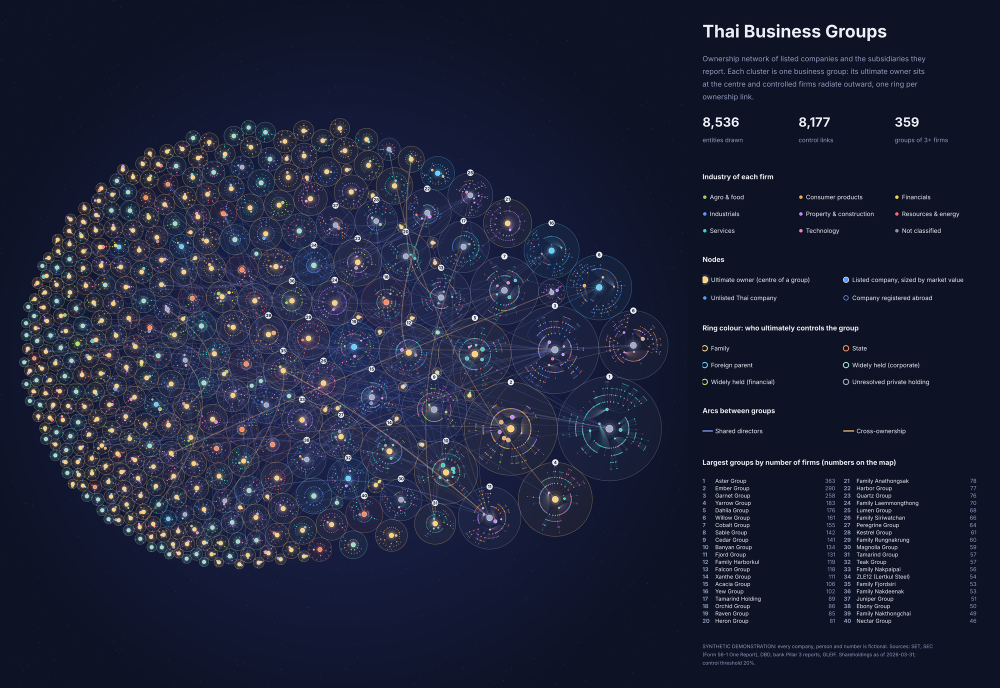
#> input picture docs/images/galaxy_demo.png, 2000 x 1375 px (shown at 1/2 size)
$ python make_banner.py
#> lines starting #> are read from the running program, lines starting #| are printed output that depends on the picture; after the words box and inside, x2 and y2 are one past the last pixel; in counts of white or black regions, pixels touching at a corner belong together
"""README banner -> docs/assets/banner.png, cut from the synthetic galaxy map (docs/images/galaxy_demo.png).

Run after `make docs` refreshes the galaxy map:  .venv/bin/python scripts/make_banner.py
"""
from pathlib import Path

import matplotlib
import numpy as np
from PIL import Image, ImageDraw, ImageFilter

matplotlib.use("Agg")
import matplotlib.pyplot as plt  # noqa: E402

ROOT = Path(__file__).resolve().parent.parent
BG = "#0d1224"                      # background of the galaxy map
W, H = 1680, 624


def main() -> None:
    src = Image.open(ROOT / "docs/images/galaxy_demo.png").convert("RGB")
#> src is the input picture: PIL image 2000x1375 RGB; mean R, G, B 28.6, 33.5, 55.6
    crop = src.crop((20, 215, 1360, 1160))           # the network only, without the legend
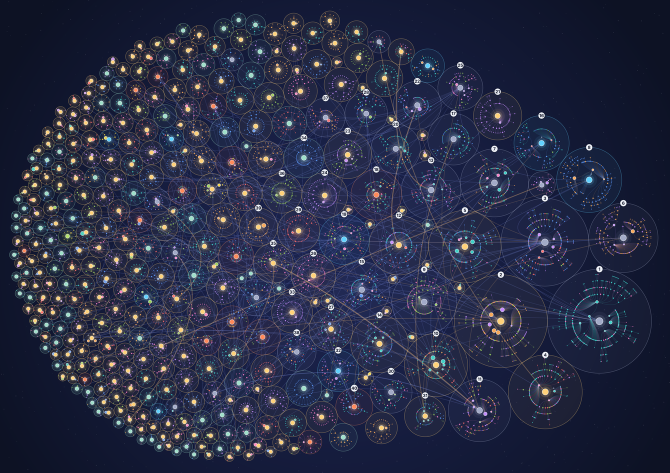
#> crop: PIL image 1340x945 RGB (shown at 1/2 size); mean R, G, B 40.7, 45.5, 70.5
    h = 600
    w = round(crop.width * h / crop.height)
#> w = 851
    crop = crop.resize((w, h), Image.LANCZOS)
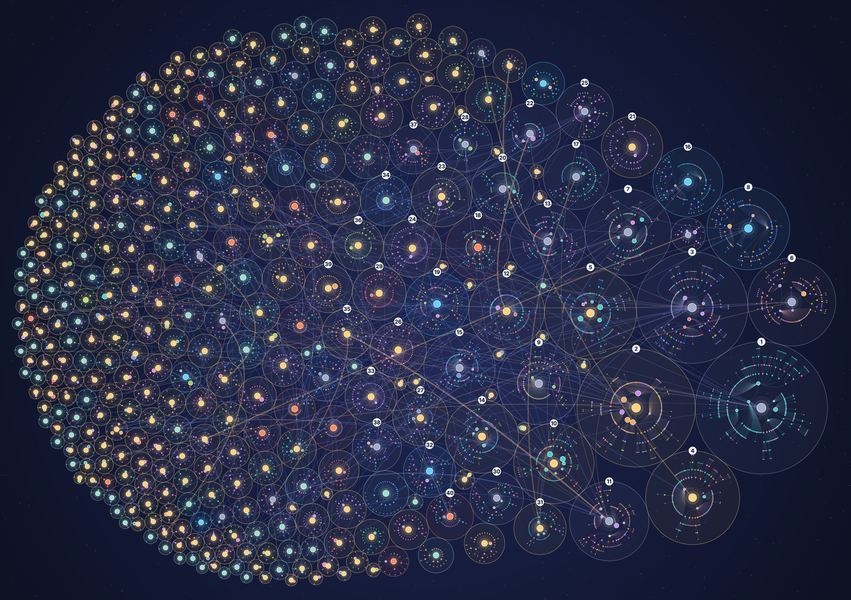
#> crop: PIL image 851x600 RGB; mean R, G, B 40.7, 45.4, 70.4
    mask = Image.new("L", crop.size, 0)              # feather every edge into the background
#> mask: PIL image 851x600 L; every value is 0
    ImageDraw.Draw(mask).rounded_rectangle((60, 40, w - 90, h - 40), radius=120, fill=255)
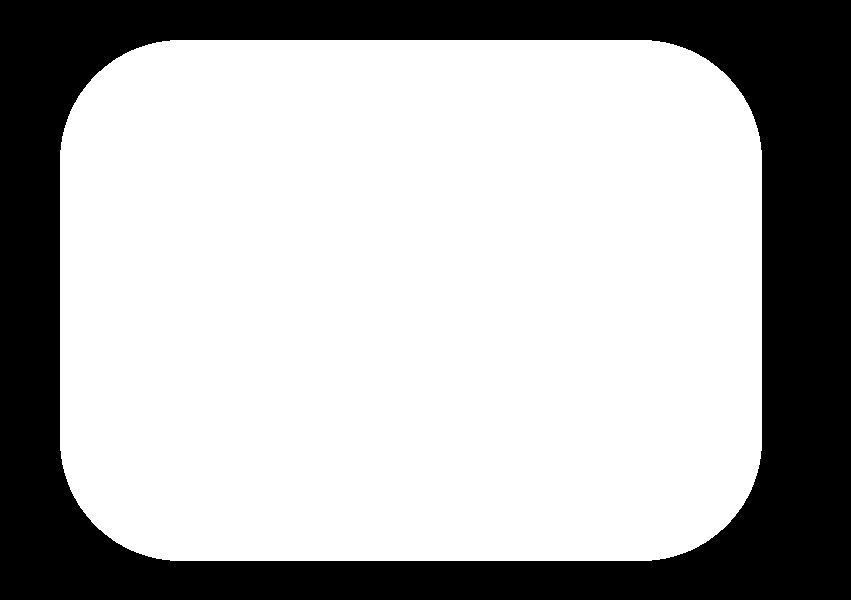
#> mask: PIL image 851x600 L; 69.2% white; 1 black region, box (x1, y1, x2, y2) and area: (0, 0, 851, 600) 157358
    mask = mask.filter(ImageFilter.GaussianBlur(45))
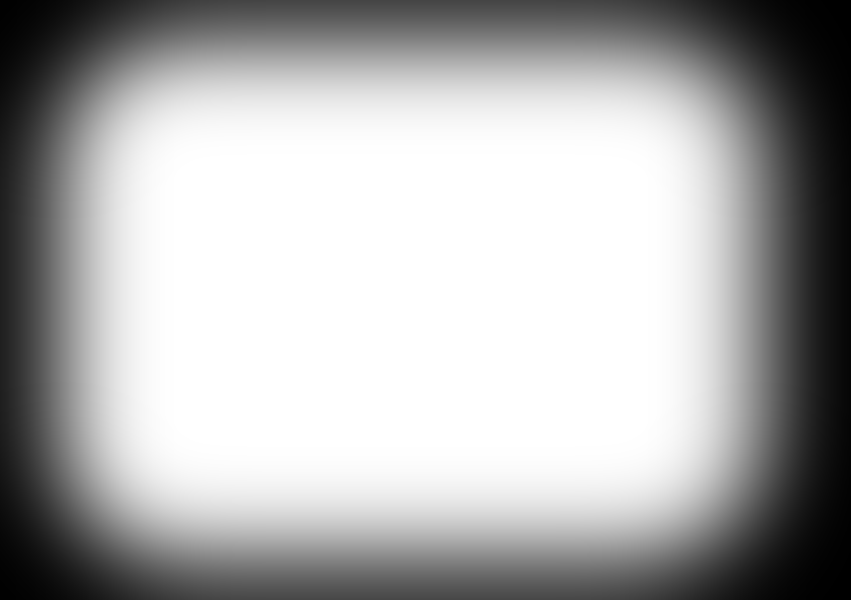
#> mask: PIL image 851x600 L; min 0, max 255, mean 174.3
    canvas = Image.new("RGB", (W, H), BG)
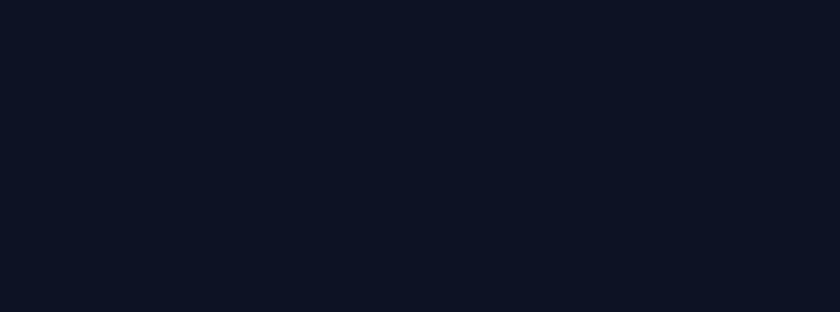
#> canvas: PIL image 1680x624 RGB (shown at 1/2 size); mean R, G, B 13, 18, 36
    canvas.paste(crop, (10, 12), mask)
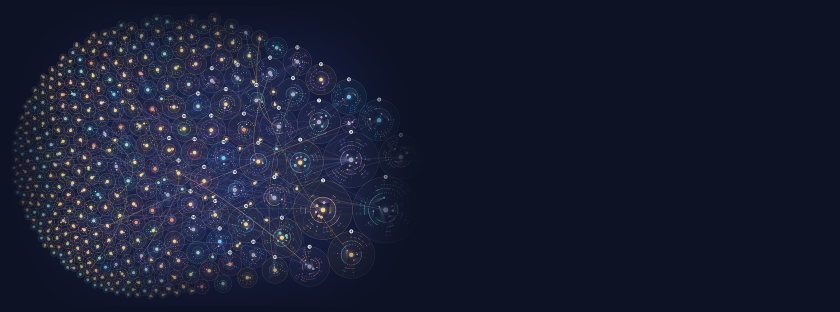
#> canvas: PIL image 1680x624 RGB (shown at 1/2 size); mean R, G, B 24.4, 29.3, 50

    fig = plt.figure(figsize=(W / 100, H / 100), dpi=100)
    ax = fig.add_axes([0, 0, 1, 1])
    ax.set_xlim(0, W)
    ax.set_ylim(H, 0)
    ax.axis("off")
    ax.imshow(np.asarray(canvas), extent=(0, W, H, 0))
    x0 = 900
    ax.text(x0, 220, "tbg-kit", color="#f5c26b", fontsize=66, fontweight="bold", va="baseline")
    ax.text(x0, 340, "Who controls Thailand's business groups:\nownership, pyramids and the finance–business nexus",
            color="#e8ecf6", fontsize=18.5, va="baseline", linespacing=1.6)
    ax.text(x0, 470, "SET registers · 56-1 One Reports · DBD BOJ.5 · bank Pillar 3 · GLEIF",
            color="#9fb0d0", fontsize=14, va="baseline")
    ax.text(W - 25, 600, "Synthetic demonstration: every company, person and number in this network is fictional",
            color="#7c8aab", fontsize=9.5, ha="right", va="baseline")
    out = ROOT / "docs/assets/banner.png"
    fig.savefig(out, dpi=100, facecolor=BG)
    print(out, Image.open(out).size)


if __name__ == "__main__":
    main()
